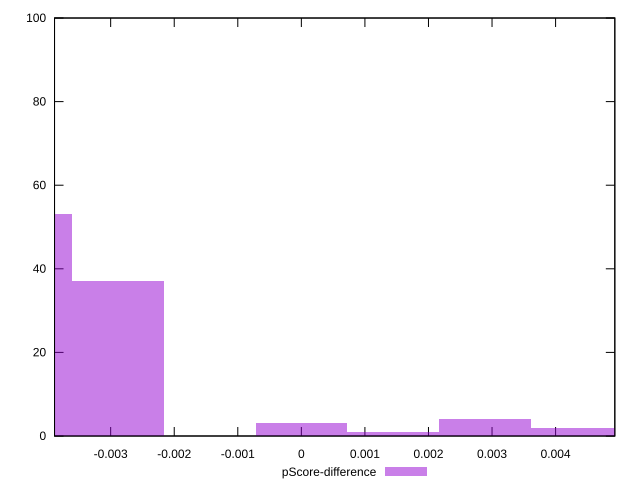

Source code (gnuplot):
reset

$pScoreDifference <<EOF
-0.0028842674678157543 37
-0.004326401201723631 53
0 3
0.004326401201723631 2
0.0028842674678157543 4
0.0014421337339078771 1
EOF

set key outside below
set boxwidth 0.0014421337339078771
set xrange [-0.0038831566784804754:0.00493181557551416]
set yrange [0:100]
set trange [0:100]
set style fill transparent solid 0.5 noborder
set terminal svg size 640, 490 enhanced background rgb 'white'
set output "report_00009_2021-02-08T22-37-41.559Z/cumulative-layout-shift/samples/pages+cached+noadtech+nomedia/pScore-difference/histogram.svg"

plot $pScoreDifference title "pScore-difference" with boxes

reset
